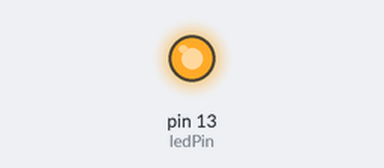
Recording of a sketch running on a simulated Arduino Uno, built with avr-gcc and run on an emulated ATmega328P. On the bench: output pins drawn as LEDs (lit = HIGH).

Above: at 0.15 s.
At 11.8 s:
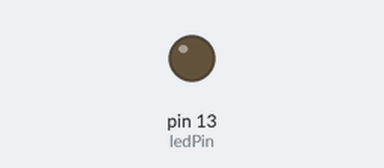
Timing chart, 0 to 19.4 s (numbered marks = the images above):
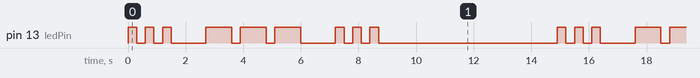

The sketch:

morse_code.ino
```cpp
#include <ctype.h>

/*
Based on https://github.com/skhisma/arduino-morse-code/blob/master/arduino-morse-code.pde
*/

int ledPin = 13;                // LED connected to digital pin 13
int length = 300;               // Unit length in miliseconds

char* lookup[] = {
  ".-",
  "-...",
  "-.-.",
  "-..",
  ".",
  "..-.",
  "--.",
  "....",
  "..",
  ".---",
  ".-.-",
  ".-..",
  "--",
  "-.",
  "---",
  ".--.",
  "--.-",
  ".-.",
  "...",
  "-"   ,
  "..-" ,
  "...-",
  ".--" ,
  "-..-",
  "-.--",
  "--.."
};

void setup() {
  pinMode(ledPin, OUTPUT);      // sets the digital pin as output
}


void long_mark() {
  digitalWrite(ledPin, HIGH);
  delay(length*3);
  digitalWrite(ledPin, LOW);
}

void short_mark() {
  digitalWrite(ledPin, HIGH);
  delay(length);
  digitalWrite(ledPin, LOW);
}

void intra_char_gap() {
  delay(length);
}

void char_gap() {
  delay(length*3);
}

void word_gap() {
  delay(length);
}

void blink_char(char c) {
  if(c == '-')
    long_mark();
  else
    short_mark();
  intra_char_gap();
}

void blink(char str[]) {
  int c;
  int ic;
  for(c=0; c<strlen(str); c++) {
    if(str[c] == ' ')
      word_gap();
    else {
      int idx = (int)toupper(str[c]) - 65;
      char* chr = lookup[idx];
      for(ic=0; ic<strlen(chr); ic++) {
        blink_char(chr[ic]);
      }
      char_gap();
    }
  }
}

void loop() {
  blink("sos");
  delay(5000);
}
```

Measured:
- by itself, pin 13 (ledPin): repeats every 14.9 s: 2 × (LOW 0.30 s, HIGH 0.30 s), LOW 1.2 s, 2 × (HIGH 0.90 s, LOW 0.30 s), HIGH 0.90 s, LOW 1.2 s, 2 × (HIGH 0.30 s, LOW 0.30 s), HIGH 0.30 s, LOW 6.2 s, HIGH 0.30 s
- by itself, everything shown: repeats every 14.9 s, in 18 steps
